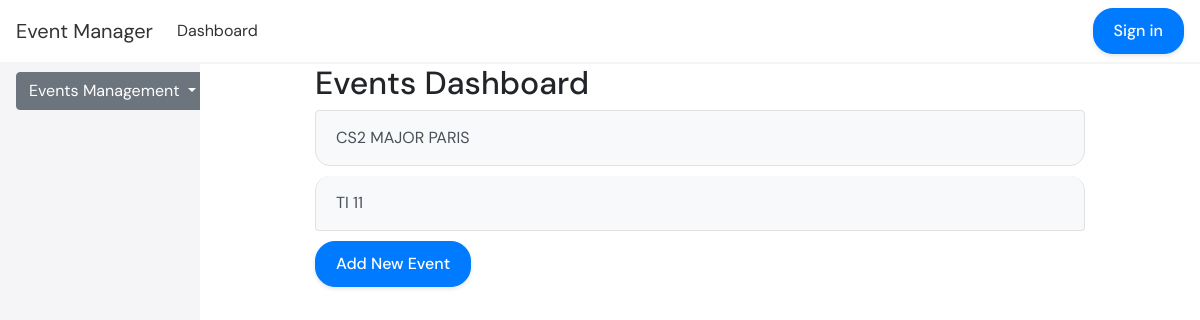
Page /events/dashboard/events/ on the earlier database version.
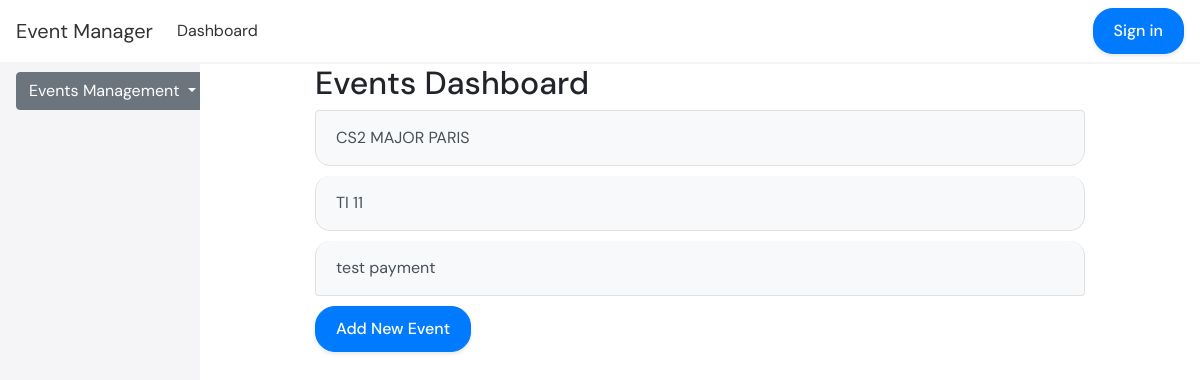
Same page on the later database version.
### events/models.py (models this page shows, shortened)
class Event(models.Model):
    event_name = models.CharField(max_length=255)
    event_slug = models.SlugField(max_length=255, unique=True, blank=True)
    event_sponsor = models.CharField(max_length=255)
    event_description = models.TextField()
    event_budget = models.DecimalField(max_digits=10, decimal_places=2)
    event_count_participants = models.PositiveIntegerField(default=0)
    event_tickets = models.PositiveIntegerField()
    event_sold_tickets = models.PositiveIntegerField(default=0)
    event_sold_out = models.BooleanField(default=False)
    event_organizer = models.ForeignKey(settings.AUTH_USER_MODEL, on_delete=models.CASCADE,
                                        related_name='organized_events')
    participants = models.ManyToManyField(settings.AUTH_USER_MODEL, related_name='joined_events', blank=True,
                                          through='Participant')
    ticket_cost = models.DecimalField(max_digits=10, decimal_places=2, default=0)
    event_image = models.ImageField(upload_to='events_images/', default='events_images/defaulteventlogo.jpg')
    venue = models.CharField(max_length=255, default='Online')
    start_date = models.DateTimeField(default=timezone.now)

### events/views.py (the view)
# urls.py: path('dashboard/events/', DashboardEventListView.as_view(), name='dashboard_event_list'),
class DashboardEventListView(ListView):
    model = Event
    template_name = 'events/dashboard_event_list.html'
    context_object_name = 'events'

### event_manager/context_processors.py (called while the page is built)
def add_event_list_to_context(request):
    return {
        'events': Event.objects.all()
    }

### event_manager/templates/events/dashboard_event_list.html (shortened to what this page needs)
{% extends 'base.html' %}
{% block content %}
<div class="container mt-5">
    <h2>Events Dashboard</h2>
    <div class="list-group">
        {% for event in events %}
        <a href="{% url 'events:dashboard_event_detail' event.pk %}" class="list-group-item list-group-item-action">
            {{ event.event_name }}
        </a>
        {% endfor %}
    </div>
        <a href="{% url 'events:add_event' %}" class="btn btn-primary mb-3">Add New Event</a>
</div>
{% endblock %}

Differences in the rows shown:
added Event: event_name "test payment"
